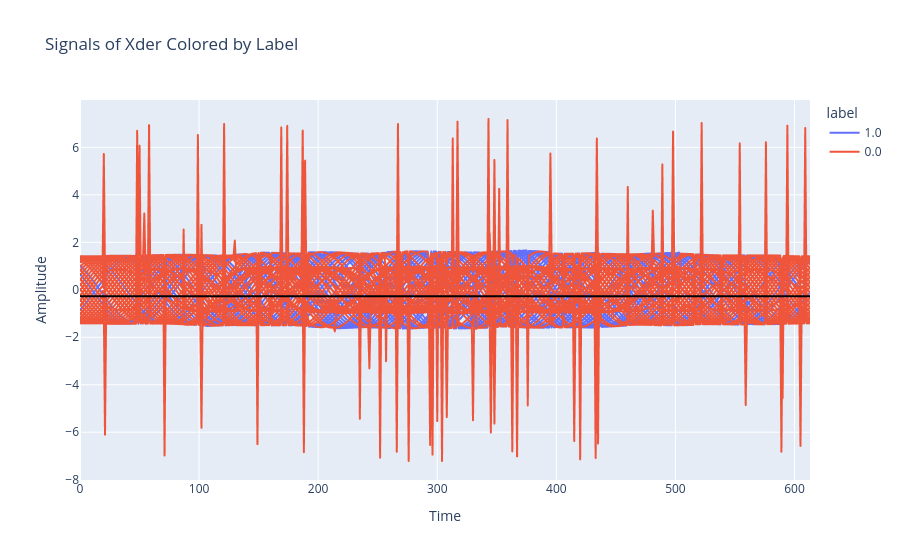

Notebook source saved alongside this figure:
### Markdown cell above
Plotting rules

### Code cell
df_signal = pd.DataFrame(Xder)
df_signal["label"] = ytrain
df_signal["signal_id"] = df_signal.index

# Melt the dataframe: each row represents a time point of a signal.
df_long = df_signal.melt(id_vars=["signal_id", "label"], var_name="Time", value_name="Amplitude")

# Create the line plot with signals grouped by signal_id and colored by label.
fig = px.line(df_long, x="Time", y="Amplitude", color="label", line_group="signal_id",
              title="Signals of Xder Colored by Label")
fig.add_hline(y=-0.2676, line_color="black")
fig.show()

### Figure 1 — Plotly figure (JSON) as saved in the notebook; plotly's stock layout.template omitted (floating-point values rounded to 4 significant figures; data arrays with more than 128 entries replaced by an {"elided": "..."} marker saying what was removed)
{"data": [{"hovertemplate": "label=1.0<br>signal_id=0<br>Time=%{x}<br>Amplitude=%{y}<extra></extra>", "legendgroup": "1.0", "line": {"color": "#636efa", "dash": "solid"}, "marker": {"symbol": "circle"}, "mode": "lines", "name": "1.0", "showlegend": true, "type": "scattergl", "x": {"elided": "614 int values"}, "xaxis": "x", "y": {"elided": "614 float values"}, "yaxis": "y"}, {"hovertemplate": "label=1.0<br>signal_id=2<br>Time=%{x}<br>Amplitude=%{y}<extra></extra>", "legendgroup": "1.0", "line": {"color": "#636efa", "dash": "solid"}, "marker": {"symbol": "circle"}, "mode": "lines", "name": "1.0", "showlegend": false, "type": "scattergl", "x": {"elided": "614 int values"}, "xaxis": "x", "y": {"elided": "614 float values"}, "yaxis": "y"}, {"hovertemplate": "label=1.0<br>signal_id=3<br>Time=%{x}<br>Amplitude=%{y}<extra></extra>", "legendgroup": "1.0", "line": {"color": "#636efa", "dash": "solid"}, "marker": {"symbol": "circle"}, "mode": "lines", "name": "1.0", "showlegend": false, "type": "scattergl", "x": {"elided": "614 int values"}, "xaxis": "x", "y": {"elided": "614 float values"}, "yaxis": "y"}, {"hovertemplate": "label=1.0<br>signal_id=4<br>Time=%{x}<br>Amplitude=%{y}<extra></extra>", "legendgroup": "1.0", "line": {"color": "#636efa", "dash": "solid"}, "marker": {"symbol": "circle"}, "mode": "lines", "name": "1.0", "showlegend": false, "type": "scattergl", "x": {"elided": "614 int values"}, "xaxis": "x", "y": {"elided": "614 float values"}, "yaxis": "y"}, {"hovertemplate": "label=1.0<br>signal_id=5<br>Time=%{x}<br>Amplitude=%{y}<extra></extra>", "legendgroup": "1.0", "line": {"color": "#636efa", "dash": "solid"}, "marker": {"symbol": "circle"}, "mode": "lines", "name": "1.0", "showlegend": false, "type": "scattergl", "x": {"elided": "614 int values"}, "xaxis": "x", "y": {"elided": "614 float values"}, "yaxis": "y"}, {"hovertemplate": "label=1.0<br>signal_id=12<br>Time=%{x}<br>Amplitude=%{y}<extra></extra>", "legendgroup": "1.0", "line": {"color": "#636efa", "dash": "solid"}, "marker": {"symbol": "circle"}, "mode": "lines", "name": "1.0", "showlegend": false, "type": "scattergl", "x": {"elided": "614 int values"}, "xaxis": "x", "y": {"elided": "614 float values"}, "yaxis": "y"}, {"hovertemplate": "label=1.0<br>signal_id=14<br>Time=%{x}<br>Amplitude=%{y}<extra></extra>", "legendgroup": "1.0", "line": {"color": "#636efa", "dash": "solid"}, "marker": {"symbol": "circle"}, "mode": "lines", "name": "1.0", "showlegend": false, "type": "scattergl", "x": {"elided": "614 int values"}, "xaxis": "x", "y": {"elided": "614 float values"}, "yaxis": "y"}, {"hovertemplate": "label=1.0<br>signal_id=15<br>Time=%{x}<br>Amplitude=%{y}<extra></extra>", "legendgroup": "1.0", "line": {"color": "#636efa", "dash": "solid"}, "marker": {"symbol": "circle"}, "mode": "lines", "name": "1.0", "showlegend": false, "type": "scattergl", "x": {"elided": "614 int values"}, "xaxis": "x", "y": {"elided": "614 float values"}, "yaxis": "y"}, {"hovertemplate": "label=1.0<br>signal_id=17<br>Time=%{x}<br>Amplitude=%{y}<extra></extra>", "legendgroup": "1.0", "line": {"color": "#636efa", "dash": "solid"}, "marker": {"symbol": "circle"}, "mode": "lines", "name": "1.0", "showlegend": false, "type": "scattergl", "x": {"elided": "614 int values"}, "xaxis": "x", "y": {"elided": "614 float values"}, "yaxis": "y"}, {"hovertemplate": "label=1.0<br>signal_id=19<br>Time=%{x}<br>Amplitude=%{y}<extra></extra>", "legendgroup": "1.0", "line": {"color": "#636efa", "dash": "solid"}, "marker": {"symbol": "circle"}, "mode": "lines", "name": "1.0", "showlegend": false, "type": "scattergl", "x": {"elided": "614 int values"}, "xaxis": "x", "y": {"elided": "614 float values"}, "yaxis": "y"}, {"hovertemplate": "label=1.0<br>signal_id=20<br>Time=%{x}<br>Amplitude=%{y}<extra></extra>", "legendgroup": "1.0", "line": {"color": "#636efa", "dash": "solid"}, "marker": {"symbol": "circle"}, "mode": "lines", "name": "1.0", "showlegend": false, "type": "scattergl", "x": {"elided": "614 int values"}, "xaxis": "x", "y": {"elided": "614 float values"}, "yaxis": "y"}, {"hovertemplate": "label=1.0<br>signal_id=23<br>Time=%{x}<br>Amplitude=%{y}<extra></extra>", "legendgroup": "1.0", "line": {"color": "#636efa", "dash": "solid"}, "marker": {"symbol": "circle"}, "mode": "lines", "name": "1.0", "showlegend": false, "type": "scattergl", "x": {"elided": "614 int values"}, "xaxis": "x", "y": {"elided": "614 float values"}, "yaxis": "y"}, {"hovertemplate": "label=1.0<br>signal_id=26<br>Time=%{x}<br>Amplitude=%{y}<extra></extra>", "legendgroup": "1.0", "line": {"color": "#636efa", "dash": "solid"}, "marker": {"symbol": "circle"}, "mode": "lines", "name": "1.0", "showlegend": false, "type": "scattergl", "x": {"elided": "614 int values"}, "xaxis": "x", "y": {"elided": "614 float values"}, "yaxis": "y"}, {"hovertemplate": "label=1.0<br>signal_id=27<br>Time=%{x}<br>Amplitude=%{y}<extra></extra>", "legendgroup": "1.0", "line": {"color": "#636efa", "dash": "solid"}, "marker": {"symbol": "circle"}, "mode": "lines", "name": "1.0", "showlegend": false, "type": "scattergl", "x": {"elided": "614 int values"}, "xaxis": "x", "y": {"elided": "614 float values"}, "yaxis": "y"}, {"hovertemplate": "label=1.0<br>signal_id=28<br>Time=%{x}<br>Amplitude=%{y}<extra></extra>", "legendgroup": "1.0", "line": {"color": "#636efa", "dash": "solid"}, "marker": {"symbol": "circle"}, "mode": "lines", "name": "1.0", "showlegend": false, "type": "scattergl", "x": {"elided": "614 int values"}, "xaxis": "x", "y": {"elided": "614 float values"}, "yaxis": "y"}, {"hovertemplate": "label=1.0<br>signal_id=29<br>Time=%{x}<br>Amplitude=%{y}<extra></extra>", "legendgroup": "1.0", "line": {"color": "#636efa", "dash": "solid"}, "marker": {"symbol": "circle"}, "mode": "lines", "name": "1.0", "showlegend": false, "type": "scattergl", "x": {"elided": "614 int values"}, "xaxis": "x", "y": {"elided": "614 float values"}, "yaxis": "y"}, {"hovertemplate": "label=1.0<br>signal_id=31<br>Time=%{x}<br>Amplitude=%{y}<extra></extra>", "legendgroup": "1.0", "line": {"color": "#636efa", "dash": "solid"}, "marker": {"symbol": "circle"}, "mode": "lines", "name": "1.0", "showlegend": false, "type": "scattergl", "x": {"elided": "614 int values"}, "xaxis": "x", "y": {"elided": "614 float values"}, "yaxis": "y"}, {"hovertemplate": "label=1.0<br>signal_id=33<br>Time=%{x}<br>Amplitude=%{y}<extra></extra>", "legendgroup": "1.0", "line": {"color": "#636efa", "dash": "solid"}, "marker": {"symbol": "circle"}, "mode": "lines", "name": "1.0", "showlegend": false, "type": "scattergl", "x": {"elided": "614 int values"}, "xaxis": "x", "y": {"elided": "614 float values"}, "yaxis": "y"}, {"hovertemplate": "label=1.0<br>signal_id=34<br>Time=%{x}<br>Amplitude=%{y}<extra></extra>", "legendgroup": "1.0", "line": {"color": "#636efa", "dash": "solid"}, "marker": {"symbol": "circle"}, "mode": "lines", "name": "1.0", "showlegend": false, "type": "scattergl", "x": {"elided": "614 int values"}, "xaxis": "x", "y": {"elided": "614 float values"}, "yaxis": "y"}, {"hovertemplate": "label=1.0<br>signal_id=35<br>Time=%{x}<br>Amplitude=%{y}<extra></extra>", "legendgroup": "1.0", "line": {"color": "#636efa", "dash": "solid"}, "marker": {"symbol": "circle"}, "mode": "lines", "name": "1.0", "showlegend": false, "type": "scattergl", "x": {"elided": "614 int values"}, "xaxis": "x", "y": {"elided": "614 float values"}, "yaxis": "y"}, {"hovertemplate": "label=1.0<br>signal_id=36<br>Time=%{x}<br>Amplitude=%{y}<extra></extra>", "legendgroup": "1.0", "line": {"color": "#636efa", "dash": "solid"}, "marker": {"symbol": "circle"}, "mode": "lines", "name": "1.0", "showlegend": false, "type": "scattergl", "x": {"elided": "614 int values"}, "xaxis": "x", "y": {"elided": "614 float values"}, "yaxis": "y"}, {"hovertemplate": "label=1.0<br>signal_id=37<br>Time=%{x}<br>Amplitude=%{y}<extra></extra>", "legendgroup": "1.0", "line": {"color": "#636efa", "dash": "solid"}, "marker": {"symbol": "circle"}, "mode": "lines", "name": "1.0", "showlegend": false, "type": "scattergl", "x": {"elided": "614 int values"}, "xaxis": "x", "y": {"elided": "614 float values"}, "yaxis": "y"}, {"hovertemplate": "label=1.0<br>signal_id=41<br>Time=%{x}<br>Amplitude=%{y}<extra></extra>", "legendgroup": "1.0", "line": {"color": "#636efa", "dash": "solid"}, "marker": {"symbol": "circle"}, "mode": "lines", "name": "1.0", "showlegend": false, "type": "scattergl", "x": {"elided": "614 int values"}, "xaxis": "x", "y": {"elided": "614 float values"}, "yaxis": "y"}, {"hovertemplate": "label=1.0<br>signal_id=42<br>Time=%{x}<br>Amplitude=%{y}<extra></extra>", "legendgroup": "1.0", "line": {"color": "#636efa", "dash": "solid"}, "marker": {"symbol": "circle"}, "mode": "lines", "name": "1.0", "showlegend": false, "type": "scattergl", "x": {"elided": "614 int values"}, "xaxis": "x", "y": {"elided": "614 float values"}, "yaxis": "y"}, {"hovertemplate": "label=1.0<br>signal_id=43<br>Time=%{x}<br>Amplitude=%{y}<extra></extra>", "legendgroup": "1.0", "line": {"color": "#636efa", "dash": "solid"}, "marker": {"symbol": "circle"}, "mode": "lines", "name": "1.0", "showlegend": false, "type": "scattergl", "x": {"elided": "614 int values"}, "xaxis": "x", "y": {"elided": "614 float values"}, "yaxis": "y"}, {"hovertemplate": "label=1.0<br>signal_id=44<br>Time=%{x}<br>Amplitude=%{y}<extra></extra>", "legendgroup": "1.0", "line": {"color": "#636efa", "dash": "solid"}, "marker": {"symbol": "circle"}, "mode": "lines", "name": "1.0", "showlegend": false, "type": "scattergl", "x": {"elided": "614 int values"}, "xaxis": "x", "y": {"elided": "614 float values"}, "yaxis": "y"}, {"hovertemplate": "label=1.0<br>signal_id=46<br>Time=%{x}<br>Amplitude=%{y}<extra></extra>", "legendgroup": "1.0", "line": {"color": "#636efa", "dash": "solid"}, "marker": {"symbol": "circle"}, "mode": "lines", "name": "1.0", "showlegend": false, "type": "scattergl", "x": {"elided": "614 int values"}, "xaxis": "x", "y": {"elided": "614 float values"}, "yaxis": "y"}, {"hovertemplate": "label=1.0<br>signal_id=51<br>Time=%{x}<br>Amplitude=%{y}<extra></extra>", "legendgroup": "1.0", "line": {"color": "#636efa", "dash": "solid"}, "marker": {"symbol": "circle"}, "mode": "lines", "name": "1.0", "showlegend": false, "type": "scattergl", "x": {"elided": "614 int values"}, "xaxis": "x", "y": {"elided": "614 float values"}, "yaxis": "y"}, {"hovertemplate": "label=1.0<br>signal_id=54<br>Time=%{x}<br>Amplitude=%{y}<extra></extra>", "legendgroup": "1.0", "line": {"color": "#636efa", "dash": "solid"}, "marker": {"symbol": "circle"}, "mode": "lines", "name": "1.0", "showlegend": false, "type": "scattergl", "x": {"elided": "614 int values"}, "xaxis": "x", "y": {"elided": "614 float values"}, "yaxis": "y"}, {"hovertemplate": "label=1.0<br>signal_id=55<br>Time=%{x}<br>Amplitude=%{y}<extra></extra>", "legendgroup": "1.0", "line": {"color": "#636efa", "dash": "solid"}, "marker": {"symbol": "circle"}, "mode": "lines", "name": "1.0", "showlegend": false, "type": "scattergl", "x": {"elided": "614 int values"}, "xaxis": "x", "y": {"elided": "614 float values"}, "yaxis": "y"}, {"hovertemplate": "label=1.0<br>signal_id=57<br>Time=%{x}<br>Amplitude=%{y}<extra></extra>", "legendgroup": "1.0", "line": {"color": "#636efa", "dash": "solid"}, "marker": {"symbol": "circle"}, "mode": "lines", "name": "1.0", "showlegend": false, "type": "scattergl", "x": {"elided": "614 int values"}, "xaxis": "x", "y": {"elided": "614 float values"}, "yaxis": "y"}, {"hovertemplate": "label=1.0<br>signal_id=59<br>Time=%{x}<br>Amplitude=%{y}<extra></extra>", "legendgroup": "1.0", "line": {"color": "#636efa", "dash": "solid"}, "marker": {"symbol": "circle"}, "mode": "lines", "name": "1.0", "showlegend": false, "type": "scattergl", "x": {"elided": "614 int values"}, "xaxis": "x", "y": {"elided": "614 float values"}, "yaxis": "y"}, {"hovertemplate": "label=1.0<br>signal_id=63<br>Time=%{x}<br>Amplitude=%{y}<extra></extra>", "legendgroup": "1.0", "line": {"color": "#636efa", "dash": "solid"}, "marker": {"symbol": "circle"}, "mode": "lines", "name": "1.0", "showlegend": false, "type": "scattergl", "x": {"elided": "614 int values"}, "xaxis": "x", "y": {"elided": "614 float values"}, "yaxis": "y"}, {"hovertemplate": "label=1.0<br>signal_id=66<br>Time=%{x}<br>Amplitude=%{y}<extra></extra>", "legendgroup": "1.0", "line": {"color": "#636efa", "dash": "solid"}, "marker": {"symbol": "circle"}, "mode": "lines", "name": "1.0", "showlegend": false, "type": "scattergl", "x": {"elided": "614 int values"}, "xaxis": "x", "y": {"elided": "614 float values"}, "yaxis": "y"}, {"hovertemplate": "label=1.0<br>signal_id=68<br>Time=%{x}<br>Amplitude=%{y}<extra></extra>", "legendgroup": "1.0", "line": {"color": "#636efa", "dash": "solid"}, "marker": {"symbol": "circle"}, "mode": "lines", "name": "1.0", "showlegend": false, "type": "scattergl", "x": {"elided": "614 int values"}, "xaxis": "x", "y": {"elided": "614 float values"}, "yaxis": "y"}, {"hovertemplate": "label=0.0<br>signal_id=1<br>Time=%{x}<br>Amplitude=%{y}<extra></extra>", "legendgroup": "0.0", "line": {"color": "#EF553B", "dash": "solid"}, "marker": {"symbol": "circle"}, "mode": "lines", "name": "0.0", "showlegend": true, "type": "scattergl", "x": {"elided": "614 int values"}, "xaxis": "x", "y": {"elided": "614 float values"}, "yaxis": "y"}, {"hovertemplate": "label=0.0<br>signal_id=6<br>Time=%{x}<br>Amplitude=%{y}<extra></extra>", "legendgroup": "0.0", "line": {"color": "#EF553B", "dash": "solid"}, "marker": {"symbol": "circle"}, "mode": "lines", "name": "0.0", "showlegend": false, "type": "scattergl", "x": {"elided": "614 int values"}, "xaxis": "x", "y": {"elided": "614 float values"}, "yaxis": "y"}, {"hovertemplate": "label=0.0<br>signal_id=7<br>Time=%{x}<br>Amplitude=%{y}<extra></extra>", "legendgroup": "0.0", "line": {"color": "#EF553B", "dash": "solid"}, "marker": {"symbol": "circle"}, "mode": "lines", "name": "0.0", "showlegend": false, "type": "scattergl", "x": {"elided": "614 int values"}, "xaxis": "x", "y": {"elided": "614 float values"}, "yaxis": "y"}, {"hovertemplate": "label=0.0<br>signal_id=8<br>Time=%{x}<br>Amplitude=%{y}<extra></extra>", "legendgroup": "0.0", "line": {"color": "#EF553B", "dash": "solid"}, "marker": {"symbol": "circle"}, "mode": "lines", "name": "0.0", "showlegend": false, "type": "scattergl", "x": {"elided": "614 int values"}, "xaxis": "x", "y": {"elided": "614 float values"}, "yaxis": "y"}, {"hovertemplate": "label=0.0<br>signal_id=9<br>Time=%{x}<br>Amplitude=%{y}<extra></extra>", "legendgroup": "0.0", "line": {"color": "#EF553B", "dash": "solid"}, "marker": {"symbol": "circle"}, "mode": "lines", "name": "0.0", "showlegend": false, "type": "scattergl", "x": {"elided": "614 int values"}, "xaxis": "x", "y": {"elided": "614 float values"}, "yaxis": "y"}, {"hovertemplate": "label=0.0<br>signal_id=10<br>Time=%{x}<br>Amplitude=%{y}<extra></extra>", "legendgroup": "0.0", "line": {"color": "#EF553B", "dash": "solid"}, "marker": {"symbol": "circle"}, "mode": "lines", "name": "0.0", "showlegend": false, "type": "scattergl", "x": {"elided": "614 int values"}, "xaxis": "x", "y": {"elided": "614 float values"}, "yaxis": "y"}, {"hovertemplate": "label=0.0<br>signal_id=11<br>Time=%{x}<br>Amplitude=%{y}<extra></extra>", "legendgroup": "0.0", "line": {"color": "#EF553B", "dash": "solid"}, "marker": {"symbol": "circle"}, "mode": "lines", "name": "0.0", "showlegend": false, "type": "scattergl", "x": {"elided": "614 int values"}, "xaxis": "x", "y": {"elided": "614 float values"}, "yaxis": "y"}, {"hovertemplate": "label=0.0<br>signal_id=13<br>Time=%{x}<br>Amplitude=%{y}<extra></extra>", "legendgroup": "0.0", "line": {"color": "#EF553B", "dash": "solid"}, "marker": {"symbol": "circle"}, "mode": "lines", "name": "0.0", "showlegend": false, "type": "scattergl", "x": {"elided": "614 int values"}, "xaxis": "x", "y": {"elided": "614 float values"}, "yaxis": "y"}, {"hovertemplate": "label=0.0<br>signal_id=16<br>Time=%{x}<br>Amplitude=%{y}<extra></extra>", "legendgroup": "0.0", "line": {"color": "#EF553B", "dash": "solid"}, "marker": {"symbol": "circle"}, "mode": "lines", "name": "0.0", "showlegend": false, "type": "scattergl", "x": {"elided": "614 int values"}, "xaxis": "x", "y": {"elided": "614 float values"}, "yaxis": "y"}, {"hovertemplate": "label=0.0<br>signal_id=18<br>Time=%{x}<br>Amplitude=%{y}<extra></extra>", "legendgroup": "0.0", "line": {"color": "#EF553B", "dash": "solid"}, "marker": {"symbol": "circle"}, "mode": "lines", "name": "0.0", "showlegend": false, "type": "scattergl", "x": {"elided": "614 int values"}, "xaxis": "x", "y": {"elided": "614 float values"}, "yaxis": "y"}, {"hovertemplate": "label=0.0<br>signal_id=21<br>Time=%{x}<br>Amplitude=%{y}<extra></extra>", "legendgroup": "0.0", "line": {"color": "#EF553B", "dash": "solid"}, "marker": {"symbol": "circle"}, "mode": "lines", "name": "0.0", "showlegend": false, "type": "scattergl", "x": {"elided": "614 int values"}, "xaxis": "x", "y": {"elided": "614 float values"}, "yaxis": "y"}, {"hovertemplate": "label=0.0<br>signal_id=22<br>Time=%{x}<br>Amplitude=%{y}<extra></extra>", "legendgroup": "0.0", "line": {"color": "#EF553B", "dash": "solid"}, "marker": {"symbol": "circle"}, "mode": "lines", "name": "0.0", "showlegend": false, "type": "scattergl", "x": {"elided": "614 int values"}, "xaxis": "x", "y": {"elided": "614 float values"}, "yaxis": "y"}, {"hovertemplate": "label=0.0<br>signal_id=24<br>Time=%{x}<br>Amplitude=%{y}<extra></extra>", "legendgroup": "0.0", "line": {"color": "#EF553B", "dash": "solid"}, "marker": {"symbol": "circle"}, "mode": "lines", "name": "0.0", "showlegend": false, "type": "scattergl", "x": {"elided": "614 int values"}, "xaxis": "x", "y": {"elided": "614 float values"}, "yaxis": "y"}, {"hovertemplate": "label=0.0<br>signal_id=25<br>Time=%{x}<br>Amplitude=%{y}<extra></extra>", "legendgroup": "0.0", "line": {"color": "#EF553B", "dash": "solid"}, "marker": {"symbol": "circle"}, "mode": "lines", "name": "0.0", "showlegend": false, "type": "scattergl", "x": {"elided": "614 int values"}, "xaxis": "x", "y": {"elided": "614 float values"}, "yaxis": "y"}, {"hovertemplate": "label=0.0<br>signal_id=30<br>Time=%{x}<br>Amplitude=%{y}<extra></extra>", "legendgroup": "0.0", "line": {"color": "#EF553B", "dash": "solid"}, "marker": {"symbol": "circle"}, "mode": "lines", "name": "0.0", "showlegend": false, "type": "scattergl", "x": {"elided": "614 int values"}, "xaxis": "x", "y": {"elided": "614 float values"}, "yaxis": "y"}, {"hovertemplate": "label=0.0<br>signal_id=32<br>Time=%{x}<br>Amplitude=%{y}<extra></extra>", "legendgroup": "0.0", "line": {"color": "#EF553B", "dash": "solid"}, "marker": {"symbol": "circle"}, "mode": "lines", "name": "0.0", "showlegend": false, "type": "scattergl", "x": {"elided": "614 int values"}, "xaxis": "x", "y": {"elided": "614 float values"}, "yaxis": "y"}, {"hovertemplate": "label=0.0<br>signal_id=38<br>Time=%{x}<br>Amplitude=%{y}<extra></extra>", "legendgroup": "0.0", "line": {"color": "#EF553B", "dash": "solid"}, "marker": {"symbol": "circle"}, "mode": "lines", "name": "0.0", "showlegend": false, "type": "scattergl", "x": {"elided": "614 int values"}, "xaxis": "x", "y": {"elided": "614 float values"}, "yaxis": "y"}, {"hovertemplate": "label=0.0<br>signal_id=39<br>Time=%{x}<br>Amplitude=%{y}<extra></extra>", "legendgroup": "0.0", "line": {"color": "#EF553B", "dash": "solid"}, "marker": {"symbol": "circle"}, "mode": "lines", "name": "0.0", "showlegend": false, "type": "scattergl", "x": {"elided": "614 int values"}, "xaxis": "x", "y": {"elided": "614 float values"}, "yaxis": "y"}, {"hovertemplate": "label=0.0<br>signal_id=40<br>Time=%{x}<br>Amplitude=%{y}<extra></extra>", "legendgroup": "0.0", "line": {"color": "#EF553B", "dash": "solid"}, "marker": {"symbol": "circle"}, "mode": "lines", "name": "0.0", "showlegend": false, "type": "scattergl", "x": {"elided": "614 int values"}, "xaxis": "x", "y": {"elided": "614 float values"}, "yaxis": "y"}, {"hovertemplate": "label=0.0<br>signal_id=45<br>Time=%{x}<br>Amplitude=%{y}<extra></extra>", "legendgroup": "0.0", "line": {"color": "#EF553B", "dash": "solid"}, "marker": {"symbol": "circle"}, "mode": "lines", "name": "0.0", "showlegend": false, "type": "scattergl", "x": {"elided": "614 int values"}, "xaxis": "x", "y": {"elided": "614 float values"}, "yaxis": "y"}, {"hovertemplate": "label=0.0<br>signal_id=47<br>Time=%{x}<br>Amplitude=%{y}<extra></extra>", "legendgroup": "0.0", "line": {"color": "#EF553B", "dash": "solid"}, "marker": {"symbol": "circle"}, "mode": "lines", "name": "0.0", "showlegend": false, "type": "scattergl", "x": {"elided": "614 int values"}, "xaxis": "x", "y": {"elided": "614 float values"}, "yaxis": "y"}, {"hovertemplate": "label=0.0<br>signal_id=48<br>Time=%{x}<br>Amplitude=%{y}<extra></extra>", "legendgroup": "0.0", "line": {"color": "#EF553B", "dash": "solid"}, "marker": {"symbol": "circle"}, "mode": "lines", "name": "0.0", "showlegend": false, "type": "scattergl", "x": {"elided": "614 int values"}, "xaxis": "x", "y": {"elided": "614 float values"}, "yaxis": "y"}, {"hovertemplate": "label=0.0<br>signal_id=49<br>Time=%{x}<br>Amplitude=%{y}<extra></extra>", "legendgroup": "0.0", "line": {"color": "#EF553B", "dash": "solid"}, "marker": {"symbol": "circle"}, "mode": "lines", "name": "0.0", "showlegend": false, "type": "scattergl", "x": {"elided": "614 int values"}, "xaxis": "x", "y": {"elided": "614 float values"}, "yaxis": "y"}, {"hovertemplate": "label=0.0<br>signal_id=50<br>Time=%{x}<br>Amplitude=%{y}<extra></extra>", "legendgroup": "0.0", "line": {"color": "#EF553B", "dash": "solid"}, "marker": {"symbol": "circle"}, "mode": "lines", "name": "0.0", "showlegend": false, "type": "scattergl", "x": {"elided": "614 int values"}, "xaxis": "x", "y": {"elided": "614 float values"}, "yaxis": "y"}, {"hovertemplate": "label=0.0<br>signal_id=52<br>Time=%{x}<br>Amplitude=%{y}<extra></extra>", "legendgroup": "0.0", "line": {"color": "#EF553B", "dash": "solid"}, "marker": {"symbol": "circle"}, "mode": "lines", "name": "0.0", "showlegend": false, "type": "scattergl", "x": {"elided": "614 int values"}, "xaxis": "x", "y": {"elided": "614 float values"}, "yaxis": "y"}, {"hovertemplate": "label=0.0<br>signal_id=53<br>Time=%{x}<br>Amplitude=%{y}<extra></extra>", "legendgroup": "0.0", "line": {"color": "#EF553B", "dash": "solid"}, "marker": {"symbol": "circle"}, "mode": "lines", "name": "0.0", "showlegend": false, "type": "scattergl", "x": {"elided": "614 int values"}, "xaxis": "x", "y": {"elided": "614 float values"}, "yaxis": "y"}, {"hovertemplate": "label=0.0<br>signal_id=56<br>Time=%{x}<br>Amplitude=%{y}<extra></extra>", "legendgroup": "0.0", "line": {"color": "#EF553B", "dash": "solid"}, "marker": {"symbol": "circle"}, "mode": "lines", "name": "0.0", "showlegend": false, "type": "scattergl", "x": {"elided": "614 int values"}, "xaxis": "x", "y": {"elided": "614 float values"}, "yaxis": "y"}, {"hovertemplate": "label=0.0<br>signal_id=58<br>Time=%{x}<br>Amplitude=%{y}<extra></extra>", "legendgroup": "0.0", "line": {"color": "#EF553B", "dash": "solid"}, "marker": {"symbol": "circle"}, "mode": "lines", "name": "0.0", "showlegend": false, "type": "scattergl", "x": {"elided": "614 int values"}, "xaxis": "x", "y": {"elided": "614 float values"}, "yaxis": "y"}, {"hovertemplate": "label=0.0<br>signal_id=60<br>Time=%{x}<br>Amplitude=%{y}<extra></extra>", "legendgroup": "0.0", "line": {"color": "#EF553B", "dash": "solid"}, "marker": {"symbol": "circle"}, "mode": "lines", "name": "0.0", "showlegend": false, "type": "scattergl", "x": {"elided": "614 int values"}, "xaxis": "x", "y": {"elided": "614 float values"}, "yaxis": "y"}, {"hovertemplate": "label=0.0<br>signal_id=61<br>Time=%{x}<br>Amplitude=%{y}<extra></extra>", "legendgroup": "0.0", "line": {"color": "#EF553B", "dash": "solid"}, "marker": {"symbol": "circle"}, "mode": "lines", "name": "0.0", "showlegend": false, "type": "scattergl", "x": {"elided": "614 int values"}, "xaxis": "x", "y": {"elided": "614 float values"}, "yaxis": "y"}, {"hovertemplate": "label=0.0<br>signal_id=62<br>Time=%{x}<br>Amplitude=%{y}<extra></extra>", "legendgroup": "0.0", "line": {"color": "#EF553B", "dash": "solid"}, "marker": {"symbol": "circle"}, "mode": "lines", "name": "0.0", "showlegend": false, "type": "scattergl", "x": {"elided": "614 int values"}, "xaxis": "x", "y": {"elided": "614 float values"}, "yaxis": "y"}, {"hovertemplate": "label=0.0<br>signal_id=64<br>Time=%{x}<br>Amplitude=%{y}<extra></extra>", "legendgroup": "0.0", "line": {"color": "#EF553B", "dash": "solid"}, "marker": {"symbol": "circle"}, "mode": "lines", "name": "0.0", "showlegend": false, "type": "scattergl", "x": {"elided": "614 int values"}, "xaxis": "x", "y": {"elided": "614 float values"}, "yaxis": "y"}, {"hovertemplate": "label=0.0<br>signal_id=65<br>Time=%{x}<br>Amplitude=%{y}<extra></extra>", "legendgroup": "0.0", "line": {"color": "#EF553B", "dash": "solid"}, "marker": {"symbol": "circle"}, "mode": "lines", "name": "0.0", "showlegend": false, "type": "scattergl", "x": {"elided": "614 int values"}, "xaxis": "x", "y": {"elided": "614 float values"}, "yaxis": "y"}, {"hovertemplate": "label=0.0<br>signal_id=67<br>Time=%{x}<br>Amplitude=%{y}<extra></extra>", "legendgroup": "0.0", "line": {"color": "#EF553B", "dash": "solid"}, "marker": {"symbol": "circle"}, "mode": "lines", "name": "0.0", "showlegend": false, "type": "scattergl", "x": {"elided": "614 int values"}, "xaxis": "x", "y": {"elided": "614 float values"}, "yaxis": "y"}, {"hovertemplate": "label=0.0<br>signal_id=69<br>Time=%{x}<br>Amplitude=%{y}<extra></extra>", "legendgroup": "0.0", "line": {"color": "#EF553B", "dash": "solid"}, "marker": {"symbol": "circle"}, "mode": "lines", "name": "0.0", "showlegend": false, "type": "scattergl", "x": {"elided": "614 int values"}, "xaxis": "x", "y": {"elided": "614 float values"}, "yaxis": "y"}], "layout": {"legend": {"title": {"text": "label"}, "tracegroupgap": 0}, "shapes": [{"line": {"color": "black"}, "type": "line", "x0": 0, "x1": 1, "xref": "x domain", "y0": -0.2676, "y1": -0.2676, "yref": "y"}], "title": {"text": "Signals of Xder Colored by Label"}, "xaxis": {"anchor": "y", "domain": [0, 1], "title": {"text": "Time"}}, "yaxis": {"anchor": "x", "domain": [0, 1], "title": {"text": "Amplitude"}}}}
